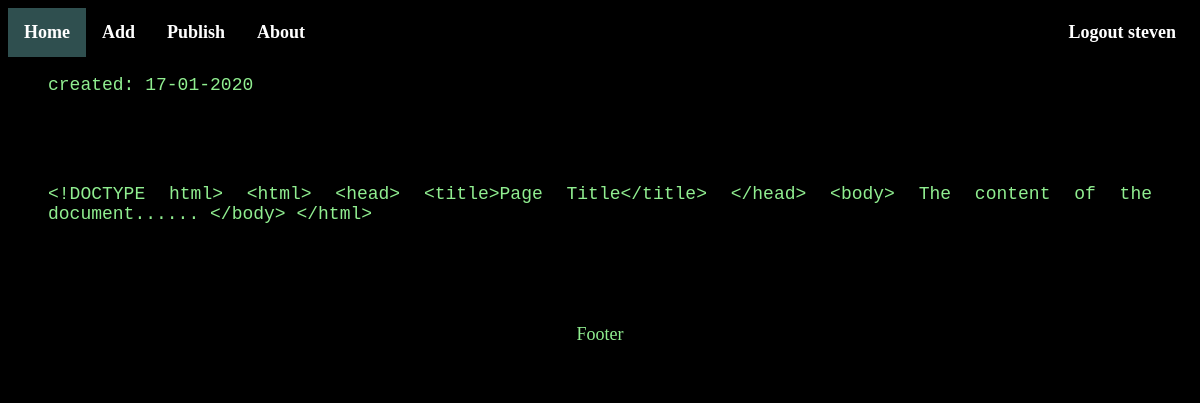
The page /post/drafts/ (signed in) on the database its author committed.
### blog/models.py (models this page shows, shortened)
class Post(models.Model):
    author = models.ForeignKey('auth.User', on_delete=models.CASCADE)
    title = models.CharField(max_length=200)
    text = models.TextField()
    created_date = models.DateTimeField(
            default=timezone.now)
    published_date = models.DateTimeField(
            blank=True, null=True)

### blog/views.py (the view)
# urls.py: url(r'^post/drafts/', views.post_draft_list, name='post_draft_list'),
@login_required
def post_draft_list(request):
    posts = Post.objects.filter(published_date__isnull=True).order_by('created_date')
    return render(request, 'blog/post_draft_list.html', {'posts': posts})

### blog/templates/blog/post_draft_list.html
{% extends 'blog/base.html' %}
{% block content %}
    {% for post in posts %}
        <div class="post">
            <p class="date">created: {{ post.created_date|date:'d-m-Y' }}</p>
            <h1><a href="{% url 'post_detail' pk=post.pk %}">{{ post.title }}</a></h1>
            <p>{{ post.text|truncatechars:200 }}</p>
        </div>
    {% endfor %}
{% endblock %}

### blog/templates/blog/base.html (shortened to what this page needs)
<!DOCTYPE html>
<html lang="en">
{% load pwa %}
{% load static %}
<head>
        <link rel="stylesheet" href="{% static 'css/blog.css' %}">
    </head>
    <body>
        <ul class="topnav">
            <li><a class="active" href="/">Home</a></li>
            {% if user.is_authenticated %}
                <li><a href="{% url 'post_new' %}" >Add</a></li>
                <li><a href="{% url 'post_draft_list' %}" > Publish</a></li>
                <li><a href="#about">About</a></li>
                <li class="right"><a href="{% url 'logout' %}" >Logout {{ user.username }} </a> </li>
            {% else %}
                <li class="right"><a href="{% url 'login' %}" >Login</a></li>
            {% endif %}
        </ul>
        <div class="content container">
            <div class="row">
                <div class="col-md-8">
                {% block content %}
                {% endblock %}
                </div>
            </div>
        </div>
        <div class="footer">
        <p>Footer</p>
        </div>
    </body>
</html>

### blog/static/css/blog.css (style rules this page uses)
body { background-color: black; color: lightgreen; font-size: 18px; }
.content { margin-left: 40px; margin-right: 40px; font-family: "Courier New", Courier, monospace, cursive; font-weight: 500; color: lightgreen; text-align: justify; }
h1, h2, h3, h4 { font-family: "Courier New", Courier, monospace, cursive; }
.date { color: lightgreen; font-size: 18px; }
.post { margin-bottom: 70px; }
.post h1 a { color: #000000; }
ul.topnav { list-style-type: none; margin: 0; padding: 0; overflow: hidden; background-color: black; }
ul.topnav li { float: left; }
ul.topnav li a { display: block; color: white; text-align: center; padding: 14px 16px; text-decoration: none; font-weight: 600; }
ul.topnav li a.active { background-color: darkslategray; }
ul.topnav li.right { float: right; }
a { background-color: black; color: red; font-size: 18px; }
.footer { background-color: black; padding: 12px; text-align: center; }

### rows shown on the page
Post: created_date "17-01-2020", text "<!DOCTYPE html> <html> <head> <title>Page Title</title> </head> <body> The content of the document...... </body> </html>"

### other values the page prints
{{ user.username }} "steven"
